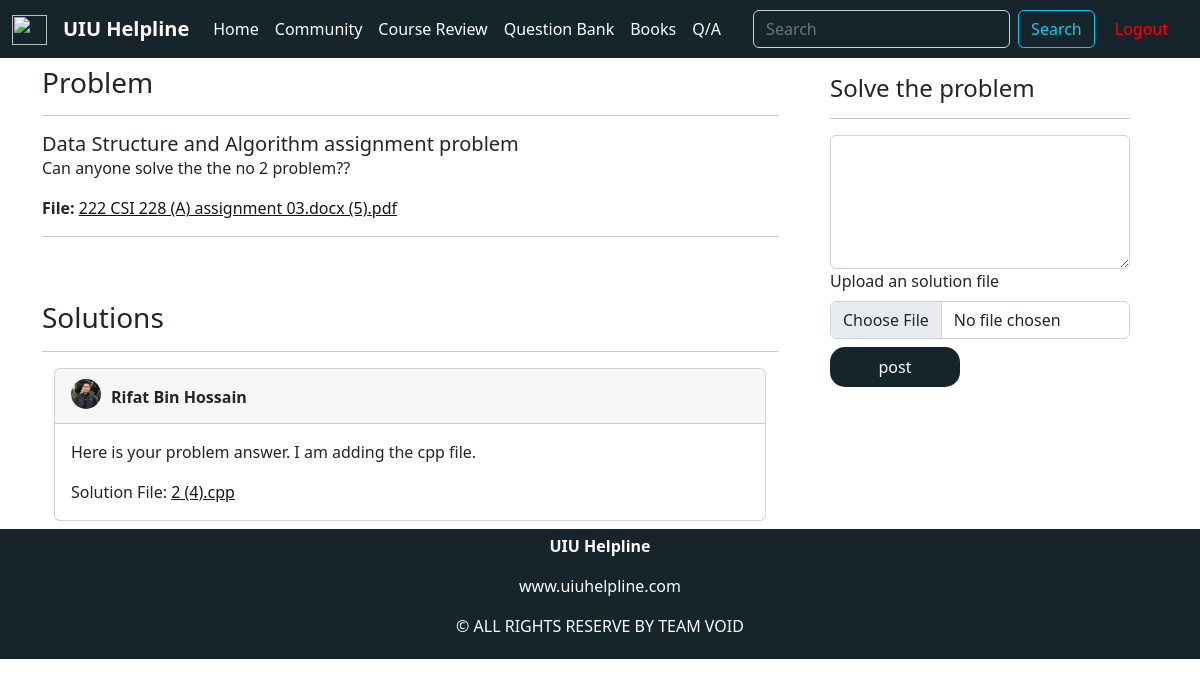
Screenshot of /questionDetail.php?question_id=29 with the database file from the repository.
### tables this page shows
CREATE TABLE `questionbanklist` (
  `id` int(11) NOT NULL,
  `question_title` varchar(100) NOT NULL,
  `question_details` varchar(500) NOT NULL,
  `question_file` varchar(300) NOT NULL,
  `question_by` int(11) NOT NULL,
  `date` datetime NOT NULL DEFAULT current_timestamp()
);

CREATE TABLE `questionans` (
  `id` int(11) NOT NULL,
  `quesAns` varchar(500) NOT NULL,
  `ansBy` int(11) NOT NULL,
  `question_id` int(11) NOT NULL,
  `date` datetime NOT NULL DEFAULT current_timestamp(),
  `ansFile` varchar(300) NOT NULL
);

CREATE TABLE `accounts` (
  `name` varchar(500) NOT NULL,
  `username` varchar(500) NOT NULL,
  `password` varchar(100) NOT NULL,
  `c_password` varchar(100) NOT NULL,
  `userid` int(100) NOT NULL,
  `photo_loc` varchar(1000) NOT NULL
);

### questionDetail.php (the view, shortened to what this page needs)
<?php
$question_id = $_GET['question_id'];
include('components/dbConnect.php');
$sql = "SELECT `id`, `question_title`, `question_details`, `question_by`, `date`, `question_file` FROM `questionbanklist` WHERE id = '$question_id'";
$result = mysqli_query($conn, $sql);
$row = mysqli_fetch_assoc($result);
?>
<?php
include "components/header.php";
?>
<div class="container">
    <div class="row">
        <div class="col-md-8 my-2">
            <h3>Problem</h1>
                <hr>
                <div class="Container">
                    <h5 class="card-title"><?php echo $row['question_title']; ?></h5>
                    <p class="card-text"><?php echo $row['question_details']; ?></p>
                    <label for=""><b>File: </b> </label>
                    <a href="questions/<?php echo $row['question_file']; ?>" target="_blank"><?php echo $row['question_file']; ?></a>
                </div>
                <hr>
                <br>
                <br>
                <h3>Solutions</h3>
                <hr>
                <div class="container">
                    <?php
                    include('components/dbConnect.php');
                    $sql3 = "SELECT * FROM `questionans` INNER JOIN accounts on accounts.userid = questionans.ansBy WHERE `question_id` = '$question_id'";
                    $result3 = mysqli_query($conn, $sql3);
                    while ($row = mysqli_fetch_assoc($result3)) {
                        $pid = $row['ansBy'];
                        $sql4 ="SELECT `photo_loc` FROM `accounts` WHERE userid = '$pid';";
                        $result4 = mysqli_query($conn, $sql4);
                        $img = mysqli_fetch_assoc($result4);
                    ?>
                        <div class="card mt-2">
                            <div class="card-header" style="display:inline-flex; height:55px">
                                <img src="img/<?php echo $img['photo_loc']?>" alt="" onerror="this.src='img/altimg.jpg';"  style="width:30px; height:30px; border-radius:50%; margin-top:2px">
                                <p style="padding: 8px 10px; font-size:16px"><b><?php echo $row['name']; ?></b></p>
                            </div>
                            <div class="card-body">
                                    <p><?php echo $row['quesAns'];?></p>
                                    <label for="">Solution File:</label>
                                    <a href="questions/<?php echo $row['ansFile']; ?>" target="_blank"> <?php echo $row['ansFile']; ?></a>
                            </div>
                        </div>
                    <?php } ?>
                </div>
        </div>
        <div class="col-md-4">
            <div class="container">
                <form action="questionDetail.php?question_id=<?php echo $question_id; ?>" method="post" enctype="multipart/form-data">
                    <div class=" justify-content-center m-3">
                        <h4>Solve the problem</h4>
                        <hr>
                        <textarea class="form-control" id="exampleFormControlTextarea1" name="answer_details" rows="5" cols="50"></textarea>
                        <label for="question_file" class="form-label">Upload an solution file</label>
                        <input class="form-control" type="file" id="answer_file" name="answer_file">
                        <input type="submit" value="post" name="post" class="btn my-2" style="width:130px; height:40px; background-color: #15252B; border-radius: 15px; color:white;">
                    </div>
                </form>
            </div>
        </div>
    </div>
</div>
<?php
include('components/footer.php');
?>

### components/header.php (style rules this page uses)
a { color: #141619; text-decoration: underline; }

### rows the page displays
questionbanklist: question_title "Data Structure and Algorithm assignment problem", question_details "Can anyone solve the the no 2 problem??", question_file "222 CSI 228 (A) assignment 03.docx (5).pdf"
questionans: accounts.photo_loc (picture), accounts.name "Rifat Bin Hossain", quesAns "Here is your problem answer. I am adding the cpp file.", ansFile "2 (4).cpp"
